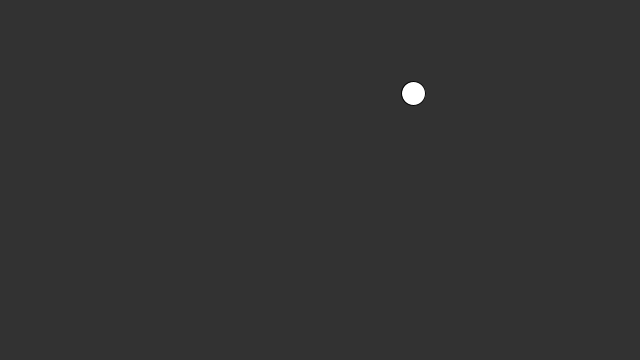
Frame 1 (no input)
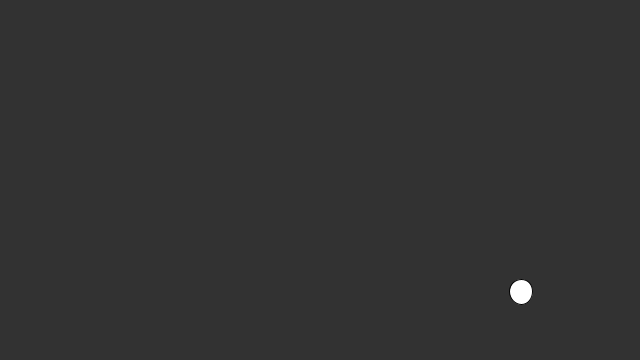
Frame 60 (the mouse pressed at the canvas centre just before this capture)
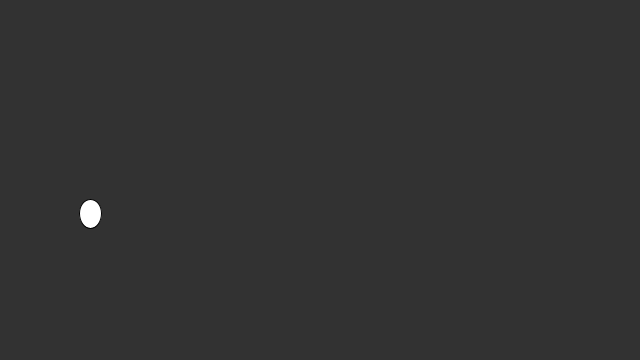
Frame 120 (the mouse held since frame 60 and released just before this capture)

The Processing sketch that drew these frames (run headless with seeded random() and noise(); from frame 60 on, the mouse is pressed at the canvas centre):

// Processing sketch: sketch_random
// ── sketch_random.pde
float circleX;
float circleY;
float circleWidth = 24;
float circleHeight = 24;

void setup() {
  size(640, 360);
  //circleX = width/2;
  //circleY = height/2;
}

void draw() {
  
  circleX = random(width);
  circleY = random(height);

  background(50);
  fill(255);
  ellipse(circleX, circleY, circleWidth, circleHeight);

  circleX = circleX + random(-5,5);
  circleY = circleY + random(-5,5);
  
  circleWidth = circleWidth + random(-0.5,0.5);
  circleHeight = circleHeight + random(-0.5,0.5);
}
